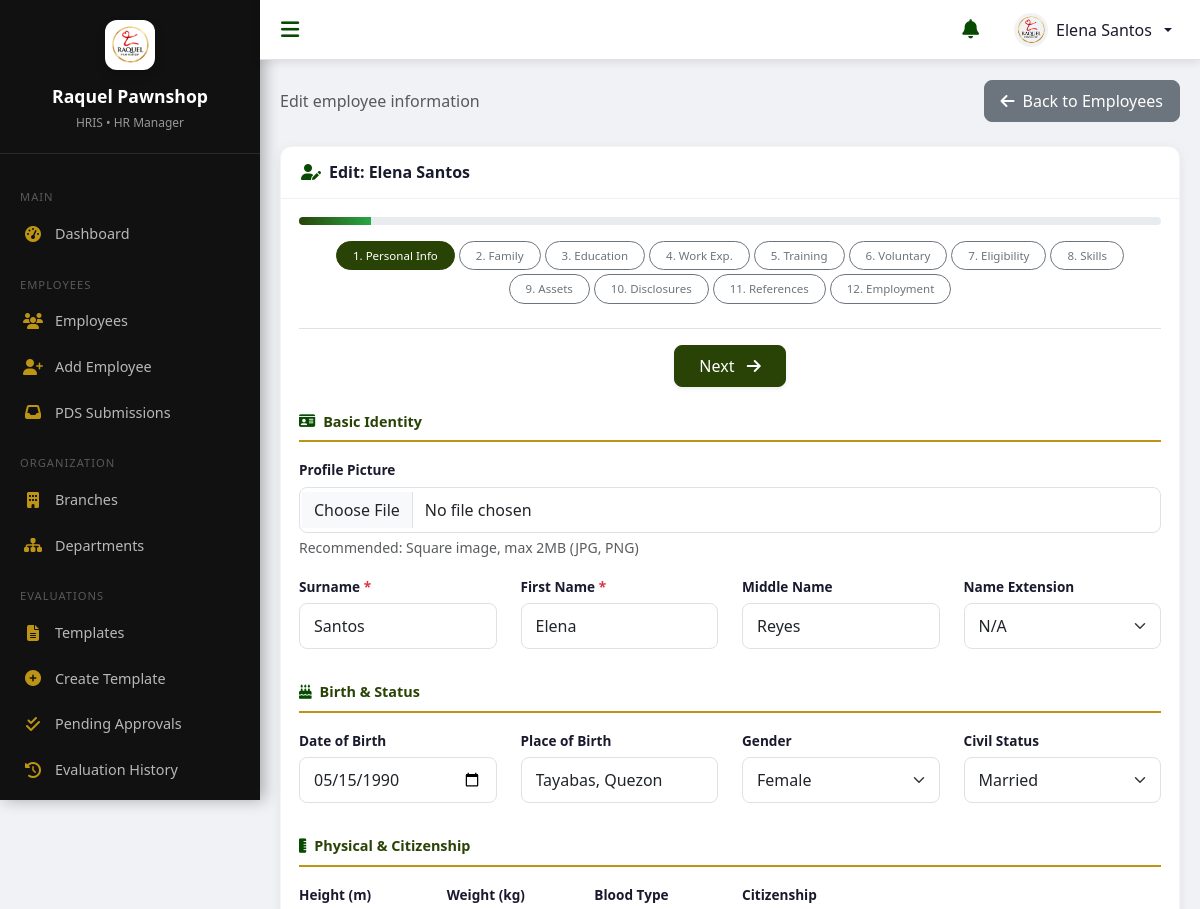
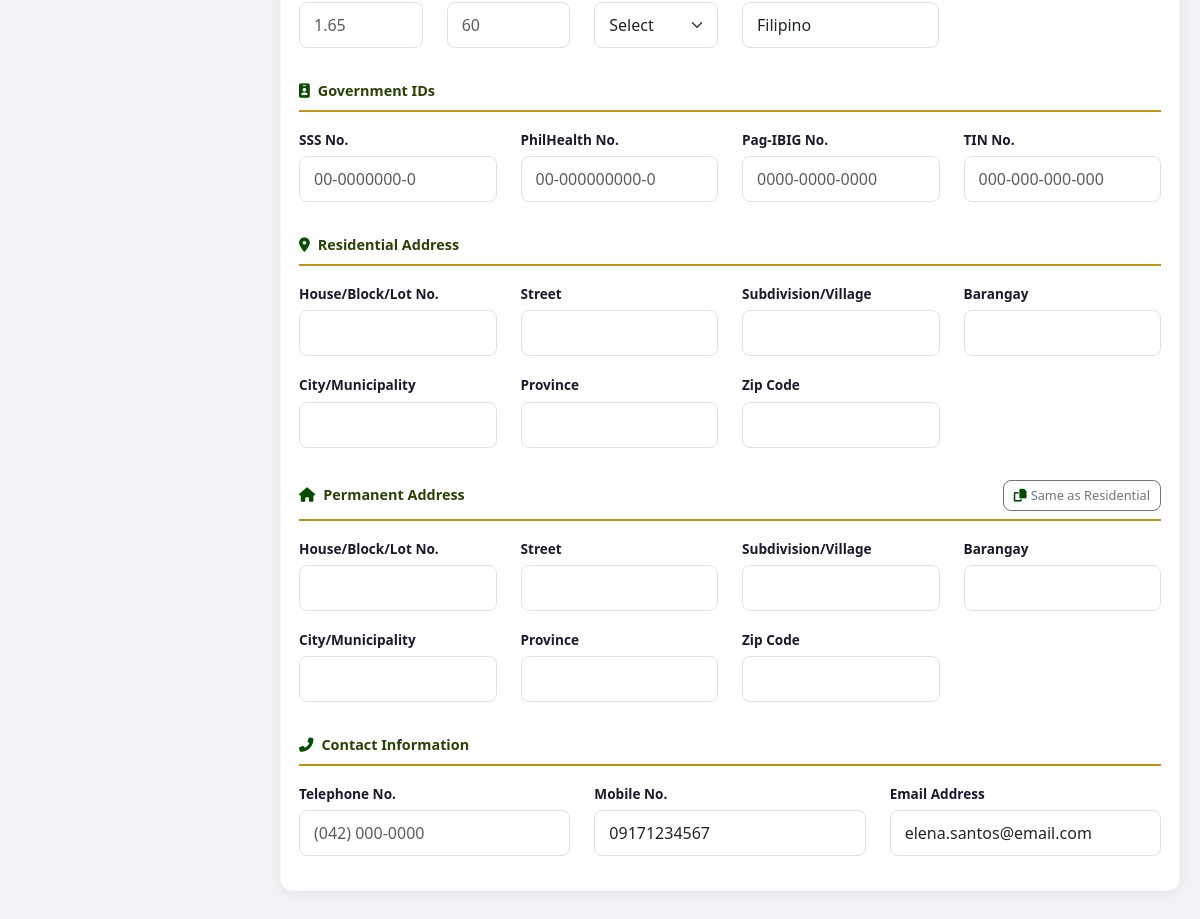
The app's page /manager/edit-employee.php?id=1 (signed in) with its own data (2 pictures, top to bottom).
### tables this page shows
CREATE TABLE employee_contacts (
    contact_id INT AUTO_INCREMENT PRIMARY KEY,
    employee_id INT NOT NULL,
    telephone_number VARCHAR(20) NULL,
    mobile_number VARCHAR(20) NULL,
    personal_email VARCHAR(100) NULL,
    created_at TIMESTAMP DEFAULT CURRENT_TIMESTAMP,
    updated_at TIMESTAMP DEFAULT CURRENT_TIMESTAMP ON UPDATE CURRENT_TIMESTAMP,
    CONSTRAINT fk_contacts_employee FOREIGN KEY (employee_id) REFERENCES employees(employee_id) ON DELETE CASCADE,
    UNIQUE KEY uniq_contacts_employee (employee_id)
);

CREATE TABLE employees (
    employee_id INT AUTO_INCREMENT PRIMARY KEY,
    employee_code VARCHAR(30) NULL UNIQUE,
    
     
    first_name VARCHAR(100) NOT NULL,
    last_name VARCHAR(100) NOT NULL,
    middle_name VARCHAR(100) NULL,
    name_extension VARCHAR(10) NULL,
    date_of_birth DATE NULL,
    place_of_birth VARCHAR(255) NULL,
    gender ENUM('Male', 'Female', 'Other') NULL,
    civil_status ENUM('Single', 'Married', 'Widowed', 'Separated', 'Other') NULL,
    
     
    hire_date DATE NOT NULL,
    job_title VARCHAR(150) NOT NULL,
    department_id INT NULL,
    branch_id INT NULL,
    employment_status ENUM('Regular', 'Probationary', 'Contractual', 'Resigned', 'Terminated') DEFAULT 'Regular',
    employment_type ENUM('Full-time', 'Part-time') DEFAULT 'Full-time',
    contract_start_date DATE NULL,
    contract_end_date DATE NULL,
    
    profile_picture VARCHAR(255) NULL,
    is_active TINYINT(1) DEFAULT 1,
    created_at TIMESTAMP DEFAULT CURRENT_TIMESTAMP,
    updated_at TIMESTAMP DEFAULT CURRENT_TIMESTAMP ON UPDATE CURRENT_TIMESTAMP,
    deleted_at TIMESTAMP NULL DEFAULT NULL,
    
    CONSTRAINT fk_employees_department FOREIGN KEY (department_id) REFERENCES departments(department_id) ON DELETE SET NULL,
    CONSTRAINT fk_employees_branch FOREIGN KEY (branch_id) REFERENCES branches(branch_id) ON DELETE SET NULL,
    INDEX idx_employee_names (last_name, first_name),
    INDEX idx_employee_dept (department_id, branch_id),
    INDEX idx_employee_employment_status (employment_status, is_active, deleted_at)
);

### includes/employee-form-steps.php (the view, shortened to what the rows shown need)
<?php
$e = $emp ?? [];
$v = function ($key, $default = '') use ($e) {
    return htmlspecialchars($e[$key] ?? $default, ENT_QUOTES, 'UTF-8');
};
?>
<div class="step-content" id="step1">
    <div class="row">
        <div class="col-md-3 mb-3">
            <label class="form-label">Surname <span class="text-danger">*</span></label>
            <input type="text" class="form-control" name="last_name" value="<?php echo $v('last_name'); ?>" required>
        </div>
        <div class="col-md-3 mb-3">
            <label class="form-label">First Name <span class="text-danger">*</span></label>
            <input type="text" class="form-control" name="first_name" value="<?php echo $v('first_name'); ?>" required>
        </div>
        <div class="col-md-3 mb-3">
            <label class="form-label">Middle Name</label>
            <input type="text" class="form-control" name="middle_name" value="<?php echo $v('middle_name'); ?>">
        </div>
    </div>
    <div class="row">
        <div class="col-md-3 mb-3">
            <label class="form-label">Date of Birth</label>
            <input type="date" class="form-control" name="date_of_birth" value="<?php echo $v('date_of_birth'); ?>">
        </div>
        <div class="col-md-3 mb-3">
            <label class="form-label">Place of Birth</label>
            <input type="text" class="form-control" name="place_of_birth" value="<?php echo $v('place_of_birth'); ?>"
                placeholder="City/Province">
        </div>
    </div>
    <div class="row">
        <div class="col-md-4 mb-3">
            <label class="form-label">Mobile No.</label>
            <input type="text" class="form-control" name="contact_number" value="<?php echo $v('contact_number'); ?>"
                placeholder="09171234567" pattern="\d{11}" title="Format: 11 digits (e.g. 09171234567)">
        </div>
        <div class="col-md-4 mb-3">
            <label class="form-label">Email Address</label>
            <input type="email" class="form-control" name="email" value="<?php echo $v('email'); ?>">
        </div>
    </div>
</div>

### manager/edit-employee.php (shortened to what the rows shown need)
<?php
require_once '../includes/session-check.php';
require_once '../includes/functions.php';
$eid = isset($_GET['id']) ? (int) $_GET['id'] : 0;
$stmt = $conn->prepare("SELECT e.*,
    ed.height_m, ed.weight_kg, ed.blood_type, ed.citizenship,
    eg.sss_number, eg.philhealth_number, eg.pagibig_number, eg.tin_number,
    ec.telephone_number, ec.mobile_number, ec.personal_email,
    edi.is_related_to_company, edi.related_details, edi.has_admin_offense, edi.admin_offense_details,
    edi.has_criminal_charge, edi.criminal_charge_details, edi.has_criminal_conviction, edi.criminal_conviction_details,
    edi.has_been_separated, edi.separation_details, edi.is_pwd, edi.pwd_details,
    edi.is_solo_parent, edi.solo_parent_details, edi.has_recent_hospital, edi.hospital_details,
    edi.has_current_treatment, edi.treatment_details
    FROM employees e
    LEFT JOIN employee_details ed ON e.employee_id = ed.employee_id
    LEFT JOIN employee_government_ids eg ON e.employee_id = eg.employee_id
    LEFT JOIN employee_contacts ec ON e.employee_id = ec.employee_id
    LEFT JOIN employee_disclosures edi ON e.employee_id = edi.employee_id
    WHERE e.employee_id = ?");
$stmt->bind_param("i", $eid);
$stmt->execute();
$emp = $stmt->get_result()->fetch_assoc();
$emp['email'] = $emp['personal_email'];
$emp['contact_number'] = $emp['mobile_number'];
$res_addr = $conn->query("SELECT * FROM employee_addresses WHERE employee_id=$eid AND address_type='Residential'")->fetch_assoc();
$perm_addr = $conn->query("SELECT * FROM employee_addresses WHERE employee_id=$eid AND address_type='Permanent'")->fetch_assoc();
$addr_f = ['house_no', 'street', 'subdivision', 'barangay', 'city', 'province', 'zip_code'];
foreach ($addr_f as $f) {
    $emp['res_' . $f] = $res_addr[$f] ?? '';
    $emp['perm_' . $f] = $perm_addr[$f] ?? '';
}
require_once '../includes/header.php';
?>
<div class="content-card">
    <div class="card-header">
        <h5><i class="fas fa-user-edit me-2"></i>Edit: <?php echo e($emp['first_name'] . ' ' . $emp['last_name']); ?>
        </h5>
    </div>
    <div class="card-body">
        <form method="POST" action="" id="editEmployeeForm" enctype="multipart/form-data" data-is-edit="true">
            <?php include __DIR__ . '/../includes/employee-form-steps.php'; ?>
        </form>
    </div>
</div>
<?php require_once '../includes/footer.php'; ?>

### records on screen
employee_contacts: employee.last_name "Elena Santos", last_name "Santos", first_name "Elena", middle_name "Reyes", date_of_birth "05/15/1990", place_of_birth "Tayabas, Quezon", contact_number "09171234567", email "elena.santos@email.com"

### other values on screen
$sys_pawnshop_name "Raquel Pawnshop"
$effective_role "HR Manager"
$label "MAIN"
$item['label'] "Dashboard"
$label "EMPLOYEES"
$item['label'] "Employees"
$item['label'] "Add Employee"
$item['label'] "PDS Submissions"
$label "ORGANIZATION"
$item['label'] "Branches"
$item['label'] "Departments"
$label "EVALUATIONS"
$item['label'] "Templates"
$item['label'] "Create Template"
$item['label'] "Pending Approvals"
